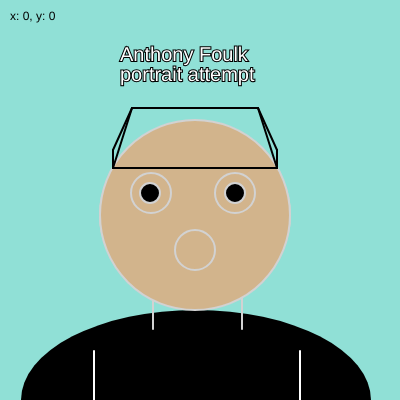
Frame 1 (no input)
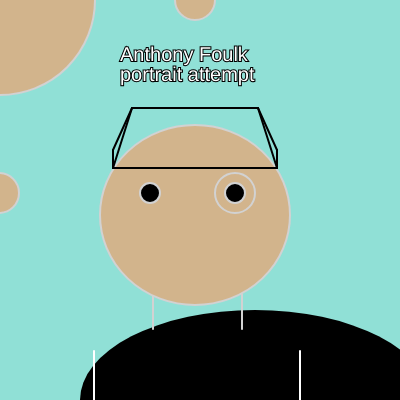
Frame 60 (no input)
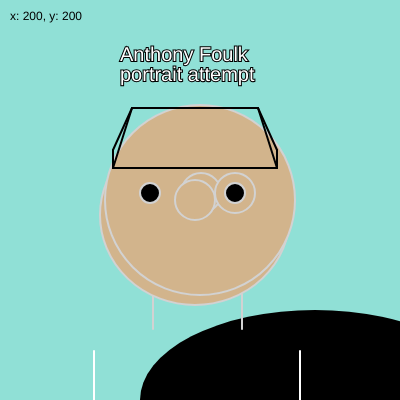
Frame 120 (the mouse pressed at the canvas centre since frame 60)

The p5.js sketch that drew these frames (run headless with seeded random() and noise() and a simulated clock; from frame 60 on, the mouse is pressed at the canvas centre):

// p5.js sketch
// ── sketch.js
var myage = 26
var myname = "Anthony Foulk"

var x = 195;
var y = 400;
var myx = 195;
var myy = 215;
var mxxx = 150;
var myyy = 193;
var myyyy = 250;


var mybodymoves = 1;
var myheadmoves = 1;
var myeyemoves = 1;


function setup() {
createCanvas(400,400);
}

function draw() {
background (144,224,214);

console.log(myage);
console.log(myname);

fill(0);
noStroke();
textSize(12);
text("x: " + round(mouseX) + ", y: " + round(mouseY), 10, 20);

if(x >= 400 || x <= 0){

    mybodymoves *= -1;
   
}
x+= mybodymoves;

if(mxxx >= 400 || mxxx <= 0){

    myeyemoves *= -1;  
}
mxxx+= myeyemoves;






ellipse (x,y,350,180);

fill (255);
stroke (255);
strokeWeight (2);
line (94,400,94,351);
line (300,400,300,351);

fill (210,180,140);
stroke (210);
strokeWeight (2);
line (153,329,153,287);
line (242,329,242,287);

ellipse (195,215,190,180);

circle (myx,myy,190);
myx = mouseX;
myy = mouseY;   


circle (mxxx,myyy,40);
mxxx = mouseY;
circle (235,193,40);
circle (195,myyyy,40);
myyyy = mouseX;
fill (0);
circle (150,193,20);
circle (235,193,20);


fill (0)
stroke (0);
strokeWeight(2);
line (113,168,113,150);
line (277,168,277,150);
line(113,150,132,108);
line(277,150,258,108);  
line(132,108,258,108);
line(113,168,132,108);
line(277,168,258,108);
line(113,168,277,168);
line(132,108,258,108);



textSize(20);
fill (255);
text("Anthony Foulk", 120,61);
text ("portrait attempt", 120,81);
















}
